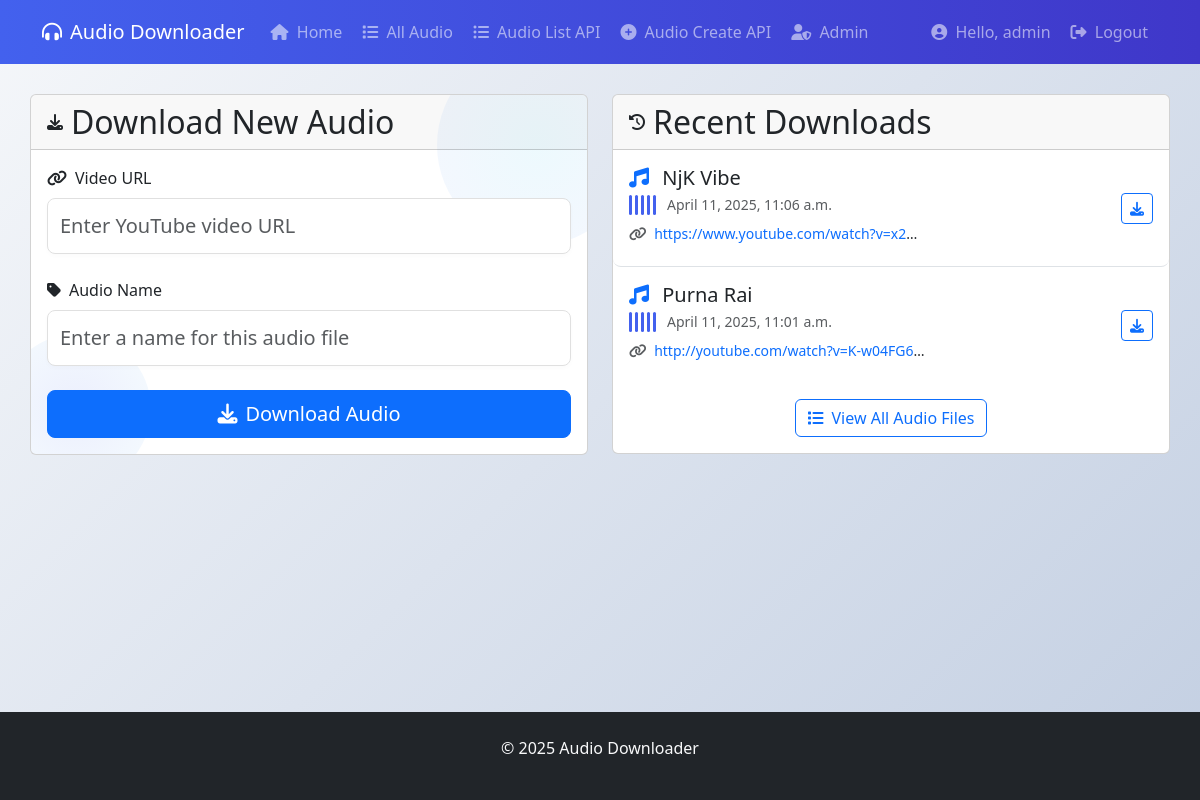
The app's page / (signed in) with its own data.
### video_downloader/models.py (models this page shows, shortened)
class VideoAudio(models.Model):
    video_url = models.URLField(max_length=500, unique=True)
    name = models.CharField(max_length=255)
    audio_file = models.FileField(upload_to='audio/%Y/%m/%d/', blank=True, null=True)
    created_at = models.DateTimeField(auto_now_add=True)

### video_downloader/views.py (the view)
# urls.py: path('', HomeView.as_view(), name='home'),
class HomeView(LoginRequiredMixin, TemplateView):
    template_name = 'video_downloader/home.html'
    login_url = reverse_lazy('login')
    def get_context_data(self, **kwargs):
        context = super().get_context_data(**kwargs)
        context['recent_audios'] = VideoAudio.objects.all().order_by('-created_at')[:5]
        return context

### video_downloader/templates/video_downloader/home.html (shortened to what this page needs)
{% extends 'base.html' %}
{% block content %}
<div class="row">
  <div class="col-lg-6 mb-4">
    <div class="card download-form-container animate__animated animate__fadeInLeft">
      <div class="card-header d-flex align-items-center">
        <i class="fas fa-download me-2"></i>
        <h2 class="mb-0">Download New Audio</h2>
      </div>
      <div class="card-body">
        <form id="downloadForm">
          <div class="mb-4">
            <label for="video_url" class="form-label">
              <i class="fas fa-link me-2"></i>Video URL
            </label>
            <input type="url" class="form-control form-control-lg" id="video_url" name="video_url"
                   placeholder="Enter YouTube video URL" required>
          </div>
          <div class="mb-4">
            <label for="name" class="form-label">
              <i class="fas fa-tag me-2"></i>Audio Name
            </label>
            <input type="text" class="form-control form-control-lg" id="name" name="name"
                   placeholder="Enter a name for this audio file" required>
          </div>
          <button type="submit" class="btn btn-primary btn-lg w-100 download-btn" id="downloadBtn">
            <i class="fas fa-download me-2"></i>Download Audio
          </button>
        </form>
      </div>
    </div>
  </div>
  <div class="col-lg-6">
    <div class="card animate__animated animate__fadeInRight">
      <div class="card-header d-flex align-items-center">
        <i class="fas fa-history me-2"></i>
        <h2 class="mb-0">Recent Downloads</h2>
      </div>
      <div class="card-body p-0">
        {% if recent_audios %}
          <div class="list-group list-group-flush">
            {% for audio in recent_audios %}
              <div class="list-group-item audio-item p-3">
                <div class="d-flex justify-content-between align-items-center">
                  <div>
                    <h5 class="mb-1">
                      <i class="fas fa-music me-2 text-primary"></i>
                      {{ audio.name }}
                    </h5>
                    <div class="d-flex align-items-center mb-2">
                      <div class="audio-wave me-2">
                        <span></span>
                        <span></span>
                        <span></span>
                        <span></span>
                        <span></span>
                      </div>
                      <small class="text-muted">{{ audio.created_at|date:"F j, Y, g:i a" }}</small>
                    </div>
                    <small class="text-truncate d-inline-block" style="max-width: 300px;">
                      <i class="fas fa-link me-1 text-muted"></i>
                      <a href="{{ audio.video_url }}" target="_blank" class="text-decoration-none">
                        {{ audio.video_url }}
                      </a>
                    </small>
                  </div>
                  <a href="{{ audio.audio_file.url }}" class="btn btn-sm btn-outline-primary download-btn">
                    <i class="fas fa-download download-icon"></i>
                  </a>
                </div>
              </div>
            {% endfor %}
          </div>
          <div class="p-3 text-center">
            <a href="{% url 'audio-list' %}" class="btn btn-outline-primary">
              <i class="fas fa-list me-2"></i>View All Audio Files
            </a>
          </div>
        {% else %}
          <div class="p-4 text-center">
            <i class="fas fa-music fa-4x mb-3 text-muted"></i>
            <p class="text-muted">No audio files have been downloaded yet.</p>
            <p>Enter a video URL above to download your first audio!</p>
          </div>
        {% endif %}
      </div>
    </div>
  </div>
</div>
{% endblock %}

### video_downloader/templates/base.html (shortened to what this page needs)
<!DOCTYPE html>
<html lang="en">
<head>
  <link href="https://cdn.jsdelivr.net/npm/bootstrap@5.3.0/dist/css/bootstrap.min.css" rel="stylesheet">
  <link rel="stylesheet" href="https://cdnjs.cloudflare.com/ajax/libs/font-awesome/6.4.0/css/all.min.css">
  <link rel="stylesheet" href="https://cdnjs.cloudflare.com/ajax/libs/animate.css/4.1.1/animate.min.css">
</head>
<body>
<nav class="navbar navbar-expand-lg navbar-dark animate__animated animate__fadeIn">
  <div class="container">
    <a class="navbar-brand" href="{% url 'home' %}">
      <i class="fas fa-headphones-alt me-2"></i>Audio Downloader
    </a>
    <div class="collapse navbar-collapse" id="navbarNav">
      <ul class="navbar-nav me-auto">
        <li class="nav-item">
          <a class="nav-link" href="{% url 'home' %}">
            <i class="fas fa-home me-1"></i> Home
          </a>
        </li>
        <li class="nav-item">
          <a class="nav-link" href="{% url 'audio-list' %}">
            <i class="fas fa-list me-1"></i> All Audio
          </a>
        </li>
        {% if user.is_authenticated %}
        <li class="nav-item">
          <a class="nav-link" href="{% url 'api-audio-list' %}">
            <i class="fas fa-list-ul me-1"></i> Audio List API
          </a>
        </li>
        <li class="nav-item">
          <a class="nav-link" href="{% url 'api-audio-create' %}">
            <i class="fas fa-plus-circle me-1"></i> Audio Create API
          </a>
        </li>
        {% endif %}
        {% if user.is_staff %}
        <li class="nav-item">
          <a class="nav-link" href="{% url 'admin:index' %}">
            <i class="fas fa-user-shield me-1"></i> Admin
          </a>
        </li>
        {% endif %}
      </ul>
      <ul class="navbar-nav">
        {% if user.is_authenticated %}
        <li class="nav-item">
          <span class="nav-link"><i class="fas fa-user-circle me-1"></i> Hello, {{ user.username }}</span>
        </li>
        <li class="nav-item">
          <a class="nav-link" href="{% url 'custom-logout' %}">
            <i class="fas fa-sign-out-alt me-1"></i> Logout
          </a>
        </li>
        {% else %}
        <li class="nav-item">
          <a class="nav-link" href="{% url 'login' %}">
            <i class="fas fa-sign-in-alt me-1"></i> Login
          </a>
        </li>
        {% endif %}
      </ul>
    </div>
  </div>
</nav>
<div class="container main-container">
  {% block content %}{% endblock %}
</div>
<footer class="py-4">
  <div class="container text-center">
    <p>&copy; {% now "Y" %} Audio Downloader</p>
  </div>
</footer>
</body>
</html>

### video_downloader/templates/base.html (style rules this page uses)
body { font-family: 'Segoe UI', Tahoma, Geneva, Verdana, sans-serif; background: linear-gradient(135deg, #f5f7fa 0%, #c3cfe2 100%); min-height: 100vh; display: flex; flex-direction: column; }
.navbar { background: linear-gradient(90deg, #4361ee 0%, #3f37c9 100%); padding: 12px 0; }
.nav-link { font-weight: 500; padding: 8px 15px; border-radius: 4px; transition: all 0.3s ease; margin: 0 2px; }
.main-container { flex: 1; padding: 30px 0; }
footer { background-color: #212529; color: #f8f9fa; padding: 20px 0; margin-top: auto; }

### video_downloader/templates/video_downloader/home.html (style rules this page uses)
.download-form-container { position: relative; z-index: 1; overflow: hidden; }
.download-form-container::before { content: ""; position: absolute; top: -50px; right: -50px; width: 200px; height: 200px; border-radius: 50%; background: radial-gradient(circle, rgba(76, 201, 240, 0.1) 0%, rgba(67, 97, 238, 0.05) 100%); z-index: -1; }
.download-form-container::after { content: ""; position: absolute; bottom: -30px; left: -30px; width: 150px; height: 150px; border-radius: 50%; background: radial-gradient(circle, rgba(67, 97, 238, 0.1) 0%, rgba(76, 201, 240, 0.05) 100%); z-index: -1; }
.form-control { border-radius: 8px; padding: 12px; border: 1px solid #e0e0e0; transition: all 0.3s ease; box-shadow: 0 2px 5px rgba(0, 0, 0, 0.02); }
.audio-item { transition: all 0.3s ease; border-radius: 8px; overflow: hidden; }
.download-btn { position: relative; overflow: hidden; z-index: 1; }
.download-btn::before { content: ""; position: absolute; top: 0; left: -100%; width: 100%; height: 100%; background: linear-gradient(90deg, rgba(255,255,255,0.2) 0%, rgba(255,255,255,0) 100%); z-index: -1; transition: all 0.6s ease; }
.download-icon { transition: all 0.3s ease; }
.audio-wave { display: flex; align-items: center; height: 20px; }
.audio-wave span { display: inline-block; width: 3px; height: 100%; margin-right: 3px; background-color: #4361ee; border-radius: 3px; animation: wave 1.2s ease-in-out infinite; }
.audio-wave span:nth-child(2) { animation-delay: 0.1s; }
.audio-wave span:nth-child(3) { animation-delay: 0.2s; }
.audio-wave span:nth-child(4) { animation-delay: 0.3s; }
.audio-wave span:nth-child(5) { animation-delay: 0.4s; }

### records on screen
VideoAudio: name "NjK Vibe", created_at "April 11, 2025, 11:06 a.m.", video_url "https://www.youtube.com/watch?v=x2…"
VideoAudio: name "Purna Rai", created_at "April 11, 2025, 11:01 a.m.", video_url "http://youtube.com/watch?v=K-w04FG6…"

### other values on screen
{{ user.username }} "admin"
